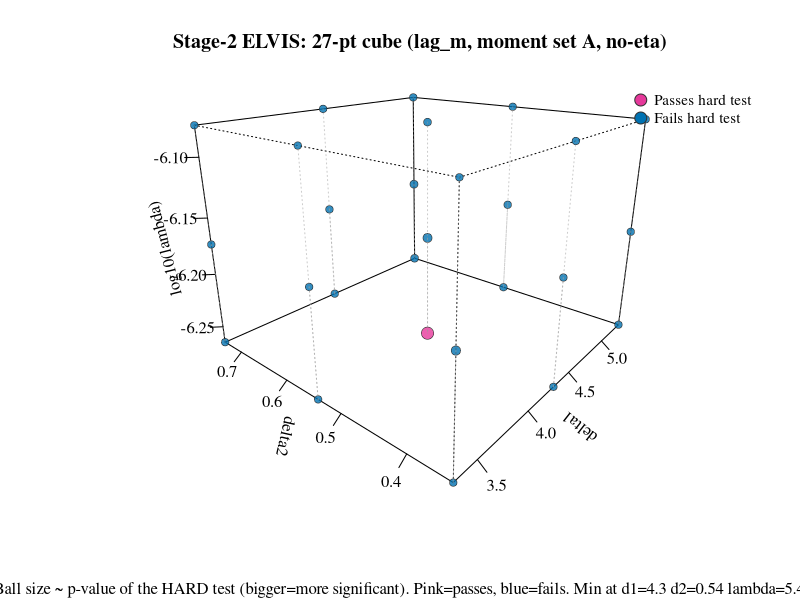

Recreate this plot in R.
## Stage-2 ELVIS: 3D cube plot of the new 27-point (lambda,delta1,delta2)
## grid (2026-09-11, no-eta mechanism, grid3d mode, deliberately coarse
## +-1/+-0.2 spacing -- an evidentiary grid, not boundary-tracing, see
## CLAUDE.md/Research-log). Same manual persp()+trans3d() construction as
## 1259 (no 3D plotting package installed), axes = delta1, delta2,
## log10(lambda). SIMPLIFIED per the user's request, 2026-09-11: only the
## hard (conservative, Theorem F.1, absolute -- not min-subtracted) test now
## drives color -- more robust for guidance than the soft test, and a
## two-color scheme (blue=fails, pink=passes) reads faster than the earlier
## soft/hard/min three-way split. Ball size ~ p-value = 1-pchisq(TS_hard,9),
## bigger=more significant, so the global min naturally renders as the
## biggest pink ball without needing its own separate color.
## FIXED 2026-09-15: pass_hard now uses the standard .95 level, matching the
## chi2_{9,.95}=16.92 threshold used everywhere else in the write-up -- was
## erroneously using .99 (21.67), which passed 4/27 cells instead of the
## correct 1/27 (the global minimum itself).

df <- read.csv("Code/Products/1288-cube-lag_m-combined.csv")

n <- 32232; dg <- 9
qc95 <- qchisq(0.95, dg)
df$TS_hard <- 2 * n * df$Lhat
df$pval <- 1 - pchisq(df$TS_hard, dg)
df$pass_hard <- df$TS_hard <= qc95
df$logl <- log10(df$lambda)

wong_blue <- "#0072B2"; pink <- "#E6399B"

d1r <- range(df$delta1); d2r <- range(df$delta2); lr <- range(df$logl)
dummy_z <- matrix(mean(lr), 2, 2)

png("Paper/images/1289-cube-lag_m-3d.png", width = 2600, height = 2000, res = 220)
par(family = "Times")
res <- persp(d1r, d2r, dummy_z, zlim = lr, theta = -50, phi = 20, expand = 0.75,
             col = NA, border = NA, box = TRUE, ticktype = "detailed",
             xlab = "delta1", ylab = "delta2", zlab = "log10(lambda)",
             main = "Stage-2 ELVIS: 27-pt cube (lag_m, moment set A, no-eta)",
             sub = sprintf("Ball size ~ p-value of the HARD test (bigger=more significant). Pink=passes, blue=fails. Min at d1=%.2g d2=%.2g lambda=%.3g.",
                           df$delta1[which.min(df$Lhat)], df$delta2[which.min(df$Lhat)], df$lambda[which.min(df$Lhat)]))

## Draw smallest (least significant) balls first, largest (most significant) last, so they sit on top.
ord <- order(df$pval)
dfo <- df[ord, ]
pts <- trans3d(dfo$delta1, dfo$delta2, dfo$logl, res)

## Ball size: linear in p-value, mapped to a readable cex range.
cex_v <- 1.0 + 5.0 * dfo$pval

## Fill: pink = passes the hard test, blue = fails -- the global min passes
## by construction (its own TS_hard is the smallest possible) and is already
## the biggest ball, so no separate highlight color is needed for it.
fill_col <- ifelse(dfo$pass_hard, pink, wong_blue)

points(pts, pch = 21, cex = cex_v,
       bg = adjustcolor(fill_col, alpha.f = 0.8),
       col = "grey20", lwd = 0.6)

## Drop vertical guide lines from each ball down to the delta1-delta2 floor.
floor_z <- lr[1]
for (i in seq_len(nrow(dfo))) {
    seg <- trans3d(rep(dfo$delta1[i], 2), rep(dfo$delta2[i], 2), c(dfo$logl[i], floor_z), res)
    lines(seg, col = adjustcolor("grey60", alpha.f = 0.5), lty = 3)
}

legend("topright",
       legend = c("Passes hard test", "Fails hard test"),
       pt.bg = c(pink, wong_blue),
       col = "grey20", pch = 21, pt.cex = 1.6, bty = "n", cex = 0.9)
dev.off()
cat("Saved: Paper/images/1289-cube-lag_m-3d.png\n")
